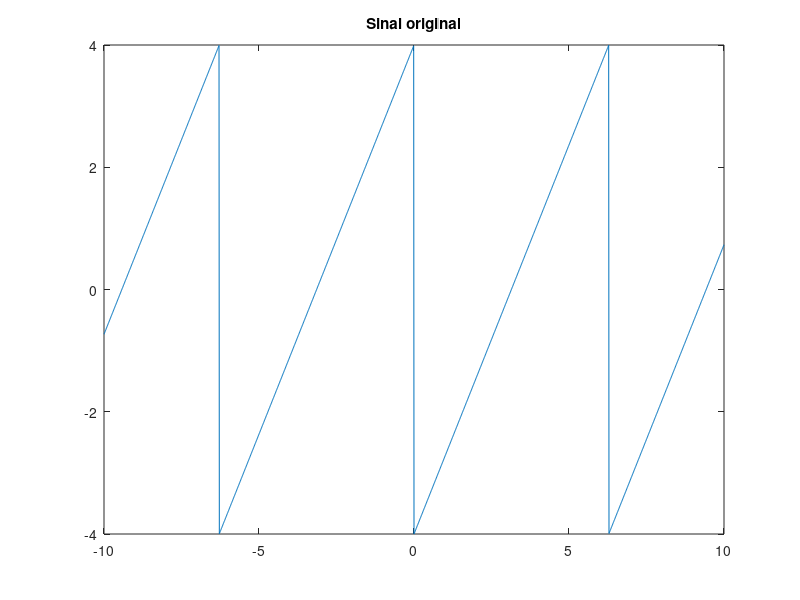
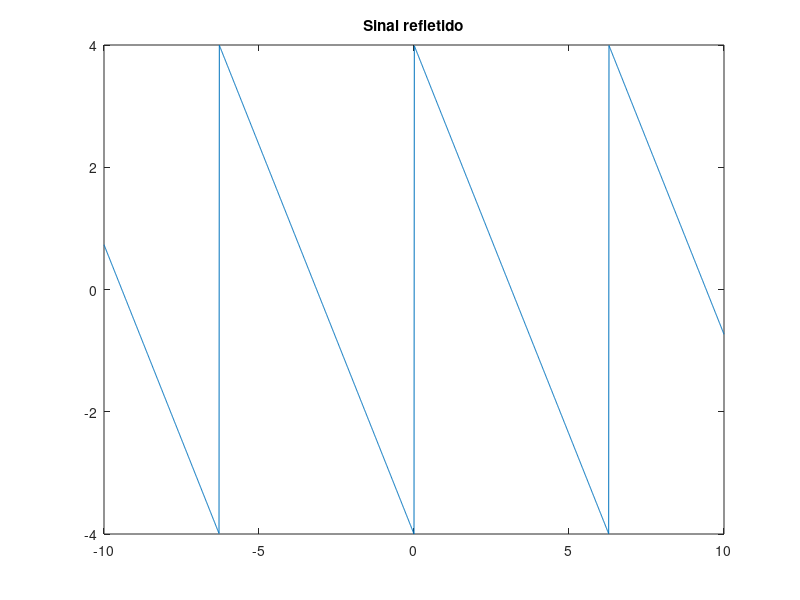
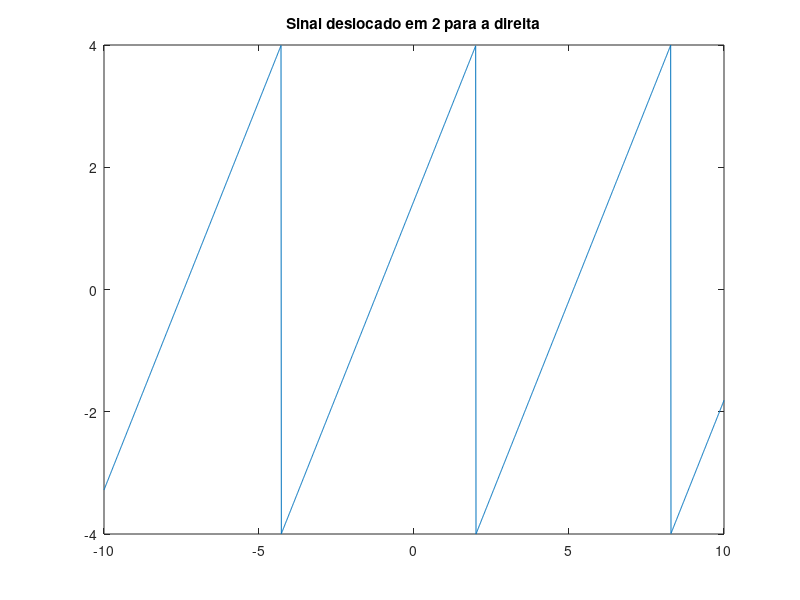
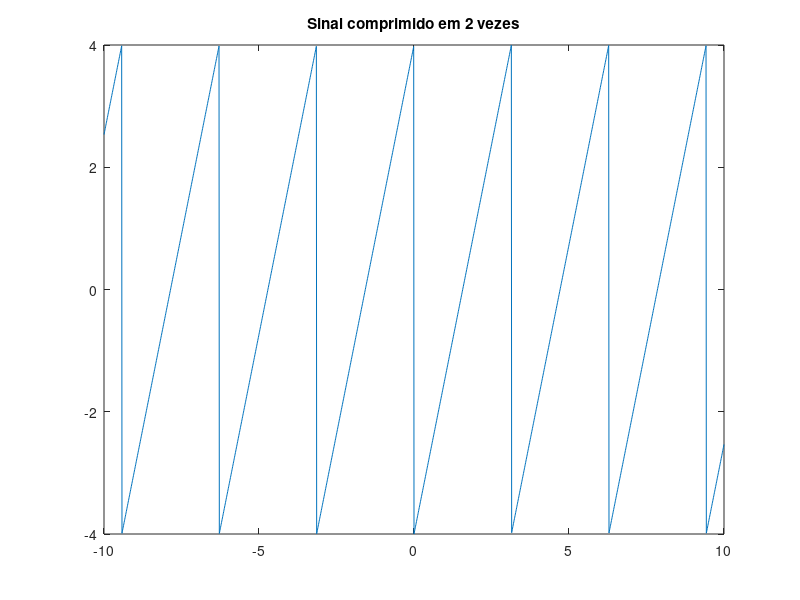

These charts were generated, in order, by the following MATLAB code:
clear all;

clc;

t= -10:0.01:10

ft = 4*sawtooth(t) % sinal original

ft_r = 4*sawtooth(-t) % sinal refletido

ft_d = 4*sawtooth(t-2) %sinal deslocado em 2 para a direita

ft_c = 4*sawtooth(2*t) %sinal comprimido em 2 vezes

plot(t,ft)

title('Sinal original');

figure % comando para apresentar as figuras em janelas separadas

plot(t,ft_r);

title('Sinal refletido');

figure % comando para apresentar as figuras em janelas separadas

plot(t,ft_d);

title('Sinal deslocado em 2 para a direita');

figure % comando para apresentar as figuras em janelas separadas

plot(t,ft_c);

title('Sinal comprimido em 2 vezes');